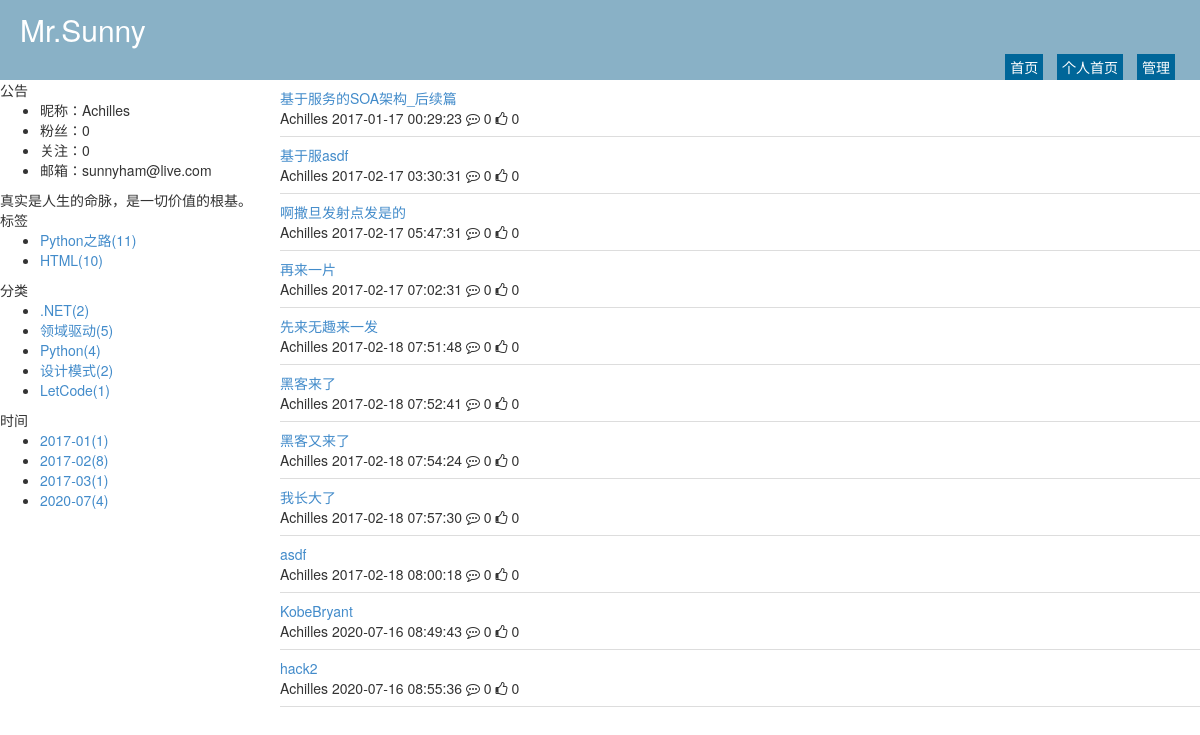
Page /Achilles/tag/1.html on the committed database.
### repository/models.py (models this page shows)
class Blog(models.Model):
    nid = models.BigAutoField(primary_key=True)
    title = models.CharField(verbose_name='个人博客标题', max_length=64)
    site = models.CharField(verbose_name='个人博客前缀', max_length=32, unique=True)
    theme = models.CharField(verbose_name='博客主题', max_length=32)
    user = models.OneToOneField(to='UserInfo', on_delete=models.CASCADE, to_field='nid')

class UserInfo(models.Model):
    nid = models.BigAutoField(primary_key=True)
    username = models.CharField(verbose_name='用户名', max_length=32, unique=True)
    password = models.CharField(verbose_name='密码', max_length=64)
    nickname = models.CharField(verbose_name='昵称', max_length=32)
    email = models.EmailField(verbose_name='邮箱', unique=True)
    avatar = models.ImageField(verbose_name='头像')
    create_time = models.DateTimeField(verbose_name='创建时间', auto_now_add=True)
    fans = models.ManyToManyField(verbose_name='粉丝们',
                                  to='UserInfo',
                                  through='UserFans',
                                  related_name='f',
                                  through_fields=('user', 'follower'))

class Tag(models.Model):
    nid = models.AutoField(primary_key=True)
    title = models.CharField(verbose_name='标签名称', max_length=32)
    blog = models.ForeignKey(verbose_name='所属博客', on_delete=models.CASCADE, to='Blog', to_field='nid')

class Category(models.Model):
    nid = models.AutoField(primary_key=True)
    title = models.CharField(verbose_name='分类标题', max_length=32)
    blog = models.ForeignKey(verbose_name='所属博客', on_delete=models.CASCADE, to='Blog', to_field='nid')

class Article(models.Model):
    nid = models.BigAutoField(primary_key=True)
    title = models.CharField(verbose_name='文章标题', max_length=128)
    summary = models.CharField(verbose_name='文章简介', max_length=255)
    read_count = models.IntegerField(default=0)
    comment_count = models.IntegerField(default=0)
    up_count = models.IntegerField(default=0)  #点赞个数
    down_count = models.IntegerField(default=0)  # 踩的个数
    create_time = models.DateTimeField(verbose_name='创建时间', auto_now_add=True)
    blog = models.ForeignKey(verbose_name='所属博客', on_delete=models.CASCADE, to='Blog', to_field='nid')
    category = models.ForeignKey(verbose_name='文章类型', on_delete=models.CASCADE, to='Category', to_field='nid', null=True)
    type_choices = [
        (1, "Python"),
        (2, "Linux"),
        (3, "OpenStack"),
        (4, "GoLang"),
    ]
    article_type_id = models.IntegerField(choices=type_choices, default=None)
    tags = models.ManyToManyField(
        to="Tag",
        through='Article2Tag',
        through_fields=('article', 'tag'),
    )

### web/views/home.py (the view)
# urls.py: url(r'^(?P<site>\w+)/(?P<condition>((tag)|(date)|(category)))/(?P<val>\w+-*\w*).html$', home.filter),
def filter(request, site, condition, val):
    blog = models.Blog.objects.filter(site=site).select_related('user').first()
    if not blog:
        return redirect('/')
    tag_list = models.Tag.objects.filter(blog=blog)
    category_list = models.Category.objects.filter(blog=blog)
    date_list = models.Article.objects.raw(
        'select nid, count(nid) as num,strftime("%Y-%m",create_time) as ctime from repository_article group by strftime("%Y-%m",create_time)')
    template_name = "home_summary_list.html"
    if condition == 'tag':
        template_name = "home_title_list.html"
        article_list = models.Article.objects.filter(tags=val, blog=blog).all()
    elif condition == 'category':
        article_list = models.Article.objects.filter(category_id=val, blog=blog).all()
    elif condition == 'date':
        article_list = models.Article.objects.filter(blog=blog).extra(
            where=['strftime("%%Y-%%m",create_time)=%s'], params=[val, ]).all()
    else:
        article_list = []
    return render(
        request,
        template_name,
        {
            'blog': blog,
            'tag_list': tag_list,
            'category_list': category_list,
            'date_list': date_list,
            'article_list': article_list
        }
    )

### templates/home_title_list.html
{% extends 'home_layout.html' %}
{% block content %}
    <div class="title-list">
        {% for row in article_list %}
        <div class="row-item">
            <div class="title">
                <a href="/{{ blog.site }}/{{ row.nid }}.html">{{ row.title }}</a>
            </div>
            <div class="tips">
                <span>{{ blog.user.nickname }}</span>
                <span>{{ row.create_time|date:"Y-m-d H:i:s" }} </span>
                <span>
                    <i class="fa fa-commenting-o" aria-hidden="true"></i>
                    <span>{{ row.comment_count }}</span>
                </span>
                <span>
                    <i class="fa fa-thumbs-o-up" aria-hidden="true"></i>
                    <span>{{ row.up_count }}</span>
                </span>
            </div>
        </div>
        {% endfor %}
    </div>
{% endblock %}

### templates/home_layout.html (shortened to what this page needs)
<!DOCTYPE html>
<html>
<head lang="en">
    <link rel="stylesheet" href="/static/plugins/bootstrap/css/bootstrap.css"/>
    <link rel="stylesheet" href="/static/plugins/font-awesome/css/font-awesome.css"/>
    <link rel="stylesheet" href="/static/css/edmure.css"/>
    <link rel="stylesheet" href="/static/css/commons.css"/>
    <link rel="stylesheet" href="/static/css/row-avatar.css"/>
    <link rel="stylesheet" href="/static/css/theme/{{ blog.theme }}.css"/>
</head>
<body>
<div class="pg-header">
    <div class="title">{{ blog.title }}</div>
    <div class="menu-list">
        <a class="menu-item" href="/">首页</a>
        <a class="menu-item" href="/{{ blog.site }}.html">个人首页</a>
        <a class="menu-item" href="/backend/index.html">管理</a>
    </div>
</div>
<div class="pg-body">
    <div class="body-menu">
        <div class="notice">
            <div class="notice-header">公告</div>
            <div class="notice-body">
                <ul>
                    <li>昵称：{{ blog.user.nickname }}</li>
                    <li>粉丝：{{ blog.user.fans.count }}</li>
                    <li>关注：{{ blog.user.f.count }}</li>
                    <li>邮箱：{{ blog.user.email }}</li>
                </ul>
                <div class="memo">
                    真实是人生的命脉，是一切价值的根基。
                </div>
            </div>
        </div>
        <div class="tags">
            <div class="tags-header">标签</div>
            <div class="tags-body">
                <ul>
                    {% for tag in tag_list %}
                        <li><a href="/{{ blog.site }}/tag/{{ tag.nid }}.html">{{ tag.title }}({{ tag.article_set.count }})</a></li>
                    {% endfor %}
                </ul>
            </div>
        </div>
        <div class="types">
            <div class="types-header">分类</div>
            <div class="types-body">
                <ul>
                    {% for tag in category_list %}
                        <li><a href="/{{ blog.site }}/category/{{ tag.nid }}.html">{{ tag.title }}({{ tag.article_set.count }})</a></li>
                    {% endfor %}
                </ul>
            </div>
        </div>
        <div class="dates">
            <div class="dates-header">时间</div>
            <div class="dates-body">
                <ul>
                    {% for tag in date_list %}
                        <li><a href="/{{ blog.site }}/date/{{ tag.ctime }}.html">{{ tag.ctime}}({{ tag.num}})</a></li>
                    {% endfor %}
                </ul>
            </div>
        </div>
    </div>
    <div class="body-content">
        {% block content %}{% endblock %}
    </div>
</div>
</body>
</html>

### static/css/theme/default.css (style rules this page uses)
.pg-header { height: 80px; background-color: #89b1c6; position: relative; color: #ffffff; }
.pg-header .title { font-size: 30px; line-height: 60px; margin-left: 20px; }
.pg-header .menu-list { position: absolute; bottom: 0; right: 20px; }
.pg-header .menu-list a { color: #ffffff; display: inline-block; padding: 3px 5px; margin: 0 5px; background-color: #006699; }
.pg-body { min-width: 980px; position: relative; }
.pg-body .body-menu { position: absolute; left: 0; width: 280px; }
.pg-body .body-content { position: absolute; right: 0; left: 280px; overflow: scroll; }
.pg-body .body-content .title-list .row-item { border-bottom: 1px solid #dddddd;padding: 8px 0; }

### rows in the picture
Blog: title "Mr.Sunny", user.nickname "Achilles", user.fans.count "0", user.f.count "0", user.email "sunnyham@live.com"
Tag: title "Python之路", article_set.count "11"
Tag: title "HTML", article_set.count "10"
Category: title ".NET", article_set.count "2"
Category: title "领域驱动", article_set.count "5"
Category: title "Python", article_set.count "4"
Category: title "设计模式", article_set.count "2"
Category: title "LetCode", article_set.count "1"
Article: ctime "2017-01", num "1", title "基于服务的SOA架构_后续篇", create_time "2017-01-17 00:29:23", comment_count "0", up_count "0"
Article: ctime "2017-02", num "8", title "基于服asdf", create_time "2017-02-17 03:30:31", comment_count "0", up_count "0"
Article: ctime "2017-03", num "1"
Article: ctime "2020-07", num "4", title "KobeBryant", create_time "2020-07-16 08:49:43", comment_count "0", up_count "0"
Article: title "啊撒旦发射点发是的", create_time "2017-02-17 05:47:31", comment_count "0", up_count "0"
Article: title "再来一片", create_time "2017-02-17 07:02:31", comment_count "0", up_count "0"
Article: title "先来无趣来一发", create_time "2017-02-18 07:51:48", comment_count "0", up_count "0"
Article: title "黑客来了", create_time "2017-02-18 07:52:41", comment_count "0", up_count "0"
Article: title "黑客又来了", create_time "2017-02-18 07:54:24", comment_count "0", up_count "0"
Article: title "我长大了", create_time "2017-02-18 07:57:30", comment_count "0", up_count "0"
Article: title "asdf", create_time "2017-02-18 08:00:18", comment_count "0", up_count "0"
Article: title "hack2", create_time "2020-07-16 08:55:36", comment_count "0", up_count "0"
